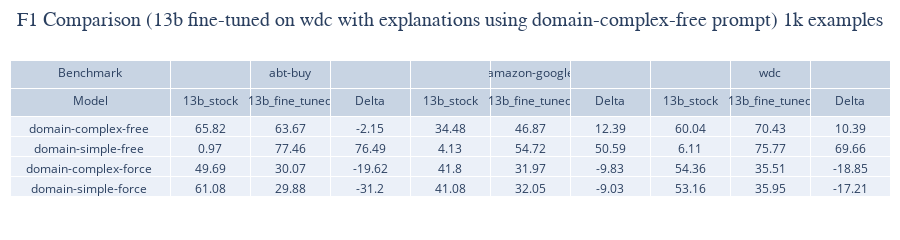

The notebook cell this image was saved under:
### Code cell
directory_path = '../results/13b/explanation/1k/2024-04-26-18-03-36_explanation/results'

file_paths = analytics.get_all_files_in_directory(directory_path)
all_stats = analytics.calculate_fine_tuned_stats(file_paths)
df_fintuned_results = analytics.create_comparison_df(all_stats, baseline_13b_stats)


analytics.create_plotly_table(df_fintuned_results, fine_tuned_prompt="domain-complex-free", benchmark="wdc", title="F1 Comparison (13b fine-tuned on wdc with explanations using domain-complex-free prompt) 1k examples" , file_path="../plots/knowledge_transfer")

### Figure 1 — Plotly figure (JSON) as saved in the notebook; plotly's stock layout.template omitted (floating-point values rounded to 4 significant figures)
{"data": [{"cells": {"align": "center", "values": [["domain-complex-free ", "domain-simple-free ", "domain-complex-force ", "domain-simple-force "], [65.82, 0.97, 49.69, 61.08], [63.67, 77.46, 30.07, 29.88], [-2.15, 76.49, -19.62, -31.2], [34.48, 4.13, 41.8, 41.08], [46.87, 54.72, 31.97, 32.05], [12.39, 50.59, -9.83, -9.03], [60.04, 6.11, 54.36, 53.16], [70.43, 75.77, 35.51, 35.95], [10.39, 69.66, -18.85, -17.21]]}, "columnwidth": [200, 100, 100, 100, 100, 100, 100, 100, 100, 100, 100, 100, 100, 100, 100, 100, 100, 100, 100], "header": {"align": "center", "values": [["Benchmark", "Model"], ["", "13b_stock"], ["abt-buy", "13b_fine_tuned"], ["", "Delta"], ["", "13b_stock"], ["amazon-google", "13b_fine_tuned"], ["", "Delta"], ["", "13b_stock"], ["wdc", "13b_fine_tuned"], ["", "Delta"]]}, "type": "table"}], "layout": {"height": 220, "margin": {"b": 0, "l": 10, "r": 10, "t": 60}, "title": {"font": {"family": "Arial", "size": 20}, "text": "F1 Comparison (13b fine-tuned on wdc with explanations using domain-complex-free prompt) 1k examples", "x": 0.5, "y": 0.95}}}
